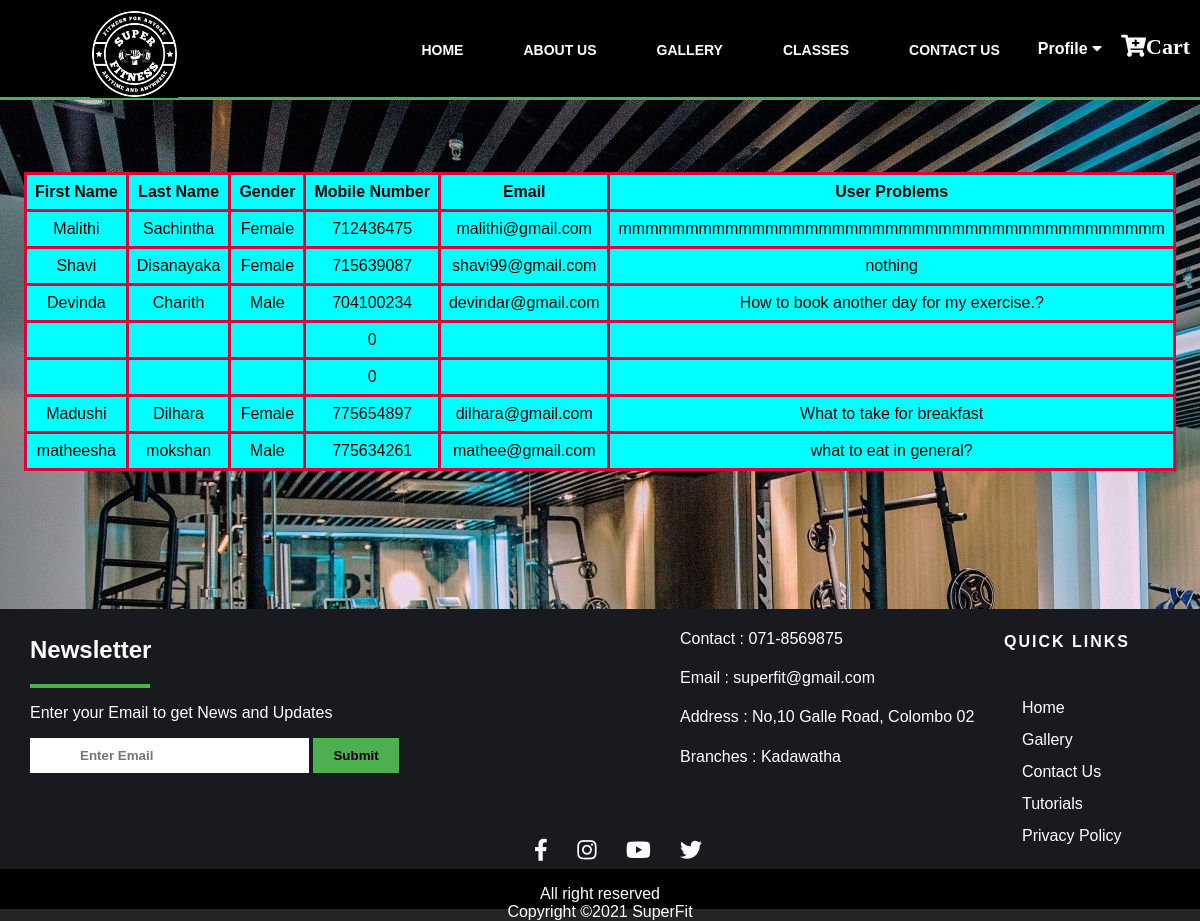
/contactDisplay.php, run on the app's committed database.
### tables this page shows
CREATE TABLE `contact` (
  `fname` varchar(50) NOT NULL,
  `lname` varchar(50) NOT NULL,
  `gender` varchar(10) NOT NULL,
  `mobile` int(10) NOT NULL,
  `mail` varchar(50) NOT NULL,
  `description` varchar(500) NOT NULL
);

### contactDisplay.php (the view, shortened to what this page needs)
 <?php
include_once 'config.php';
$result = mysqli_query($con,"SELECT * FROM contact");
?>
<!DOCTYPE html>
<html>
 <head>
 <link rel="stylesheet" href="css/conDisplay.css">
	<link rel="stylesheet" href="css/template.css">
	<link
      rel="stylesheet"
      href="https://use.fontawesome.com/releases/v5.13.0/css/all.css"
/>
 </head>
<body>
	<nav>
		<div class="logo"><img  src="images/SuperFITe.png " height="88px" width="88px"></div>
		<ul>
			<li><a href="index.html">Home</a></li>
			<li><a href="about-us.html">About Us</a></li>
			<li><a href="Gellary.html">Gallery</a></li>
			<li><a href="classes.html">Classes</a></li>
			<li><a href="contact.html">Contact Us</a></li>
			<div class="dropdown">
				<button class="dropbtn">Profile
				<i class="fa fa-caret-down"></i>
			</button>
		</div>
		<div class="shop-cart">
			<a href="cart.html" target="_blank"><i class="fa fa-cart-plus">Cart</i></a>
		</div>
	</nav>
	<br><br><br><br>
					<?php
					if (mysqli_num_rows($result) > 0) {
					?>
					  <table>
					  <tr>
						<td><b>First Name</b></td>
						<td><b>Last Name</b></td>
						<td><b>Gender</b></td>
						<td><b>Mobile Number</b></td>
						<td><b>Email</b></td>
						<td><b>User Problems</b></td>
					  </tr>
					<?php
					while($row = mysqli_fetch_array($result)) {
					?>
					<tr>
						<td><?php echo $row["fname"]; ?></td>
						<td><?php echo $row["lname"]; ?></td>
						<td><?php echo $row["gender"]; ?></td>
						<td><?php echo $row["mobile"]; ?></td>
						<td><?php echo $row["mail"]; ?></td>
						<td><?php echo $row["description"]; ?></td>
					</tr>
					<?php
					}
					?>
					</table>
					 <?php
					}
					else{
						echo "No result found";
					}
					?>
	<footer>
		<div class="footer_content">
			<div class="center_details">
				<ul class="details">
					<li>Contact : 071-8569875</li>
					<li>Email : superfit@gmail.com</li>
					<li>Address : No,10 Galle Road, Colombo 02</li>
					<li>Branches : Kadawatha
					</li>
				</ul>
			</div>
			<div class="left_col">
				<h2>Newsletter</h2>
				<div class="border"></div>
				<p>Enter your Email to get News and Updates</p>
				<form action="" class="newsletter_form">
					<input type="Email" class="txt" placeholder="Enter Email" name="">
					<input type="submit" class="btn" value="Submit" name="">
				</form>
			</div>
			<div class="footer_links">
				<h4>Quick Links</h4>
				<ul>
					<li><a href="home.html">Home</a></li>
							<li><a href="gallery.html">Gallery</a></li>
							<li><a href="contact.html">Contact Us</a></li>
							<li><a href="tutorial.html">Tutorials</a></li>
							<li><a href="privacy.html">Privacy Policy</a></li>
				</ul>
			</div>
			</div>
			<div class="social">
				<a href="https://www.facebook.com" target="_blank"><i class="fab fa-facebook-f"></i></a>
				<a href="https://www.instagram.com" target="_blank"><i class="fab fa-instagram"></i></a>
				<a href="https://www.youtube.com" target="_blank"><i class="fab fa-youtube"></i></a>
				<a href="https://www.twitter.com" target="_blank"><i class="fab fa-twitter"></i></a>
			</div>
		<div class="footer_bottom">
			<p>All right reserved<br/>Copyright &copy;2021 SuperFit </p>
		</div>
	</footer>
</body>
</html>
</body>
</html>

### css/conDisplay.css (style rules this page uses)
table { font-family: arial, sans-serif; border-collapse: collapse; width: 100; text-align:center; margin-left:auto; margin-right:auto; }
td, th { border:3px solid #DF013A; text-align: center; padding: 8px; }
td { background-color: #00FFFF; color:black; }
body { background-image:url("../images/about/1.jpg"); background-repeat:no repeat; }

### css/template.css (style rules this page uses)
html,body { margin: 0; padding: 0; font-family: Arial; background-color: rgb(37, 36, 36); }
nav { position: sticky; top: 0; left: 0; width: 100%; height: 100px; padding: 10px 90px; box-sizing: border-box; background:black; border-bottom: 3px solid #4caf50; z-index: 1; }
.logo { float: left; padding-top: -100px; top: 0; }
nav ul { list-style: none; float: right; margin: 0; padding: 0; display: flex; }
nav ul li a { line-height: 80px; color: #fff; padding: 12px 30px; text-decoration: none; font-size: 14px; font-weight: bold; text-transform: uppercase; }
.dropdown { float: left; overflow: hidden; }
.dropdown .dropbtn { font-size: 16px; border: none; outline: none; color: white; padding: 30px 8px 5px 8px; background-color: inherit; font-family: Arial; margin: 0; font-weight:Bold; }
.shop-cart { margin: 20px ; text-align: right; position: absolute; bottom: 25px; right: -35px; bottom: 17px; }
.shop-cart a { color: white; margin-right: 25px; font-size: 22px; text-decoration: none; }
footer { background: #191920; height: 300px; color: white; position: relative; margin-top: -20px; }
.footer_bottom { background: black; height: 40px; width: 100%; text-align: center; position: absolute; bottom: 0px; left: 0px; padding-top: 0px; }
.social { margin: 20px ; margin-left: 32%; position: absolute; bottom: 25px; left: 12.5%; right: 35px; }
.social a { color: #fff; margin-right: 25px; font-size: 22px; text-decoration: none; transition: .3s linear; }
.footer_links { float: right; margin-right: 50px; position: sticky; }
.footer_links li { list-style: none; margin-left: 18px; }
.footer_links a { text-decoration: none; color: white; line-height: 2; }
.footer_links h4 { letter-spacing: 2px; text-transform: uppercase; margin-top: -160px; margin-left: 20px; padding: 20px; }
.left_col { margin-top: -150px; margin-left: 30px; }
.center_details { padding-left: 240px; }
.border { width: 120px; height: 4px; background: #4caf50; }
.txt { flex: 1; padding: 10px 50px; font-weight: 700; border: none; outline: none; }
.btn { flex: 1; padding: 10px 20px; font-weight: 700; border: none; background: #4caf50; }
.details li { list-style: none; margin-left: 400px; line-height: 1.2; padding-top: 20px; }

### data on the page
contact: fname "Malithi", lname "Sachintha", gender "Female", mobile "712436475", mail "malithi@gmail.com", description "mmmmmmmmmmmmmmmmmmmmmmmmmmmmmmmmmmmmmmmmm"
contact: fname "Shavi", lname "Disanayaka", gender "Female", mobile "715639087", mail "shavi99@gmail.com", description "nothing"
contact: fname "Devinda", lname "Charith", gender "Male", mobile "704100234", mail "devindar@gmail.com", description "How to book another day for my exercise.?"
contact: mobile "0"
contact: mobile "0"
contact: fname "Madushi", lname "Dilhara", gender "Female", mobile "775654897", mail "dilhara@gmail.com", description "What to take for breakfast"
contact: fname "matheesha", lname "mokshan", gender "Male", mobile "775634261", mail "mathee@gmail.com", description "what to eat in general?"
